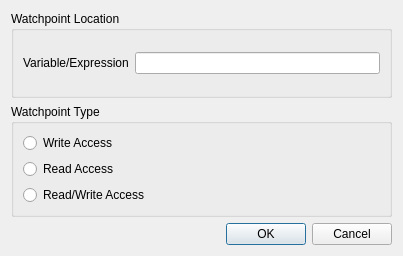
<?xml version="1.0" encoding="UTF-8"?>
<ui version="4.0">
 <class>SeerWatchpointCreateDialogForm</class>
 <widget class="QDialog" name="SeerWatchpointCreateDialogForm">
  <property name="geometry">
   <rect>
    <x>0</x>
    <y>0</y>
    <width>403</width>
    <height>256</height>
   </rect>
  </property>
  <property name="windowTitle">
   <string>Create a Watchpoint</string>
  </property>
  <layout class="QVBoxLayout" name="verticalLayout">
   <item>
    <widget class="QGroupBox" name="watchpointLocationGroupBox">
     <property name="title">
      <string>Watchpoint Location</string>
     </property>
     <layout class="QGridLayout" name="gridLayout">
      <item row="0" column="0">
       <widget class="QLabel" name="expressionLabel">
        <property name="sizePolicy">
         <sizepolicy hsizetype="Preferred" vsizetype="Preferred">
          <horstretch>0</horstretch>
          <verstretch>0</verstretch>
         </sizepolicy>
        </property>
        <property name="text">
         <string>Variable/Expression</string>
        </property>
       </widget>
      </item>
      <item row="0" column="1" colspan="2">
       <widget class="QLineEdit" name="expressionLineEdit">
        <property name="sizePolicy">
         <sizepolicy hsizetype="Preferred" vsizetype="Fixed">
          <horstretch>100</horstretch>
          <verstretch>0</verstretch>
         </sizepolicy>
        </property>
        <property name="clearButtonEnabled">
         <bool>true</bool>
        </property>
       </widget>
      </item>
     </layout>
    </widget>
   </item>
   <item>
    <widget class="QGroupBox" name="watchpointTypeGroupBox">
     <property name="title">
      <string>Watchpoint Type</string>
     </property>
     <layout class="QGridLayout" name="gridLayout_2">
      <item row="1" column="0">
       <widget class="QRadioButton" name="readRadioButton">
        <property name="text">
         <string>Read Access</string>
        </property>
       </widget>
      </item>
      <item row="2" column="0">
       <widget class="QRadioButton" name="readWriteRadioButton">
        <property name="text">
         <string>Read/Write Access</string>
        </property>
       </widget>
      </item>
      <item row="0" column="0">
       <widget class="QRadioButton" name="writeRadioButton">
        <property name="text">
         <string>Write Access</string>
        </property>
       </widget>
      </item>
     </layout>
    </widget>
   </item>
   <item>
    <widget class="QDialogButtonBox" name="buttonBox">
     <property name="orientation">
      <enum>Qt::Horizontal</enum>
     </property>
     <property name="standardButtons">
      <set>QDialogButtonBox::Cancel|QDialogButtonBox::Ok</set>
     </property>
    </widget>
   </item>
  </layout>
 </widget>
 <resources/>
 <connections>
  <connection>
   <sender>buttonBox</sender>
   <signal>accepted()</signal>
   <receiver>SeerWatchpointCreateDialogForm</receiver>
   <slot>accept()</slot>
   <hints>
    <hint type="sourcelabel">
     <x>248</x>
     <y>254</y>
    </hint>
    <hint type="destinationlabel">
     <x>157</x>
     <y>274</y>
    </hint>
   </hints>
  </connection>
  <connection>
   <sender>buttonBox</sender>
   <signal>rejected()</signal>
   <receiver>SeerWatchpointCreateDialogForm</receiver>
   <slot>reject()</slot>
   <hints>
    <hint type="sourcelabel">
     <x>316</x>
     <y>260</y>
    </hint>
    <hint type="destinationlabel">
     <x>286</x>
     <y>274</y>
    </hint>
   </hints>
  </connection>
 </connections>
</ui>
